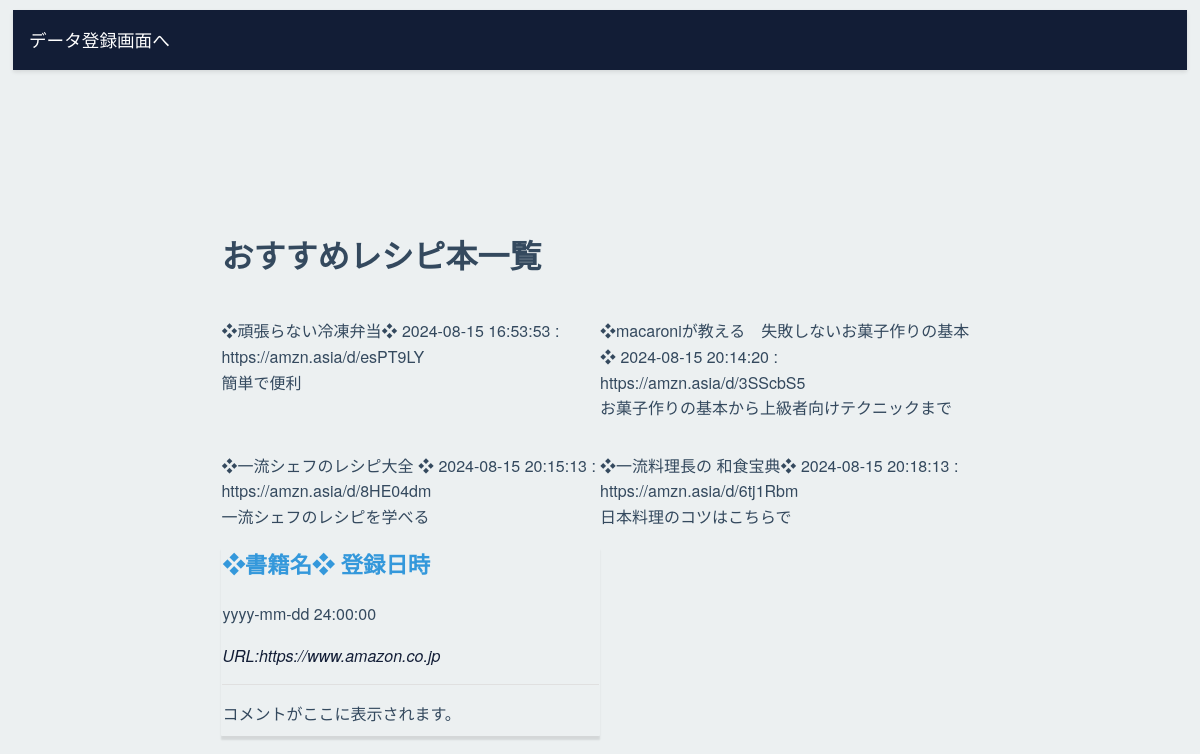
The page /select.php on the database its author committed.
### tables this page shows
CREATE TABLE `gs_bookmark_table` (
  `id` int(11) NOT NULL,
  `book_name` varchar(64) NOT NULL COMMENT '書籍名',
  `book_url` text NOT NULL COMMENT '書籍URL',
  `book_comment` text NOT NULL COMMENT '書籍コメント',
  `date` datetime NOT NULL
);

### select.php (the view, shortened to what this page needs)
<?php
try {
  $pdo = new PDO('mysql:dbname=gs_db_class3;charset=utf8;host=localhost','root','');
} catch (PDOException $e) {
  exit('DBConnectError:'.$e->getMessage());
}
$stmt = $pdo->prepare("SELECT * FROM gs_bookmark_table");
$status = $stmt->execute();
?>
<!DOCTYPE html>
<html lang="ja">
<head>
  <link href="css/style.css" rel="stylesheet">
</head>
<body id="main">
  <header>
    <nav>
      <a href="index.php">データ登録画面へ</a>
    </nav>
  </header>
  <main>
    <div class="container">
      <h1>おすすめレシピ本一覧</h1>
      <div class="survey-list">
        <?php while ($result = $stmt->fetch(PDO::FETCH_ASSOC)): ?>
          <p>
            ❖<?= htmlspecialchars($result['book_name'], ENT_QUOTES, 'UTF-8') ?>❖
            <?= htmlspecialchars($result['date'], ENT_QUOTES, 'UTF-8') ?> :
            <?= htmlspecialchars($result['book_url'], ENT_QUOTES, 'UTF-8') ?><br>
            <?= htmlspecialchars($result['book_comment'], ENT_QUOTES, 'UTF-8') ?>
          </p>
        <?php endwhile; ?>
        <div class="survey-card">
          <h2>❖書籍名❖ 登録日時</h2>
          <p class="date">yyyy-mm-dd 24:00:00</p>
          <p class="url">URL:https://www.amazon.co.jp</p>
          <p class="content">コメントがここに表示されます。</p>
        </div>
      </div>
    </div>
  </main>
</body>
</html>

### css/style.css (style rules this page uses)
:root { --primary-color: #3498db; --secondary-color: hsl(222, 50%, 14%); --background-color: #ecf0f1; --text-color: #34495e; --input-background: #fff; --input-border: #bdc3c7; --input-focus: #3498db; --submit-hover: #2980b9; }
body { font-family: "Helvetica Neue", Arial, sans-serif; line-height: 1.6; color: var(--text-color); background-color: var(--background-color); margin-top: 5px; padding: 5px; display: flex; flex-direction: column; min-height: 100vh; }
header { background-color: var(--secondary-color); padding: 1rem; box-shadow: 0 2px 4px rgba(0, 0, 0, 0.1); }
nav a { color: #fff; text-decoration: none; font-size: 1.1rem; font-weight: 500; transition: opacity 0.3s ease; }
main { flex-grow: 1; display: flex; justify-content: center; align-items: center; padding: 2rem; margin-top: 4rem; }
.container { max-width: 1200px; margin: 0 auto; }
.survey-list { display:grid; grid-template-columns: repeat(auto-fill, minmax(300px, 1fr)); */ gap: 1.5rem; }
.survey-card { background-color: var(--card-background); border-radius: 1px; box-shadow: 0 4px 2px rgba(0, 0, 0, 0.1); padding: 1px; transition: transform 0.3s ease, box-shadow 0.3s ease; }
.survey-card h2 { color: var(--primary-color); margin-top: 0; font-size: 1.4rem; }
.survey-card p { margin-bottom: 0.5rem; }
.survey-card .url { color: var(--secondary-color); font-style: italic; }
.survey-card .content { margin-top: 1rem; border-top: 1px solid #e0e0e0; padding-top: 1rem; }

### rows shown on the page
gs_bookmark_table: book_name "頑張らない冷凍弁当", date "2024-08-15 16:53:53", book_url "https://amzn.asia/d/esPT9LY", book_comment "簡単で便利"
gs_bookmark_table: book_name "macaroniが教える 失敗しないお菓子作りの基本", date "2024-08-15 20:14:20", book_url "https://amzn.asia/d/3SScbS5", book_comment "お菓子作りの基本から上級者向けテクニックまで"
gs_bookmark_table: book_name "一流シェフのレシピ大全", date "2024-08-15 20:15:13", book_url "https://amzn.asia/d/8HE04dm", book_comment "一流シェフのレシピを学べる"
gs_bookmark_table: book_name "一流料理長の 和食宝典", date "2024-08-15 20:18:13", book_url "https://amzn.asia/d/6tj1Rbm", book_comment "日本料理のコツはこちらで"
